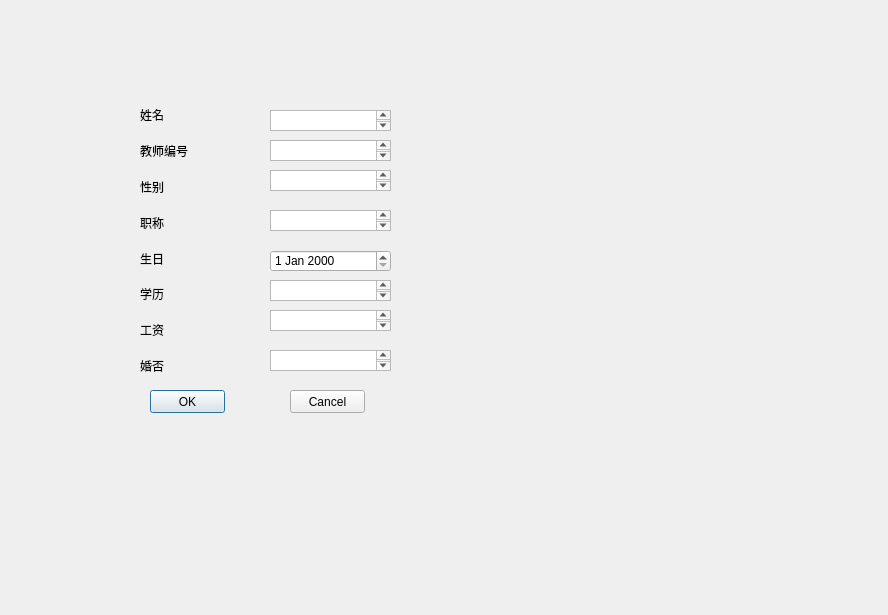
<?xml version="1.0" encoding="UTF-8"?>
<ui version="4.0">
 <class>AddTeacherDialog</class>
 <widget class="QDialog" name="AddTeacherDialog">
  <property name="geometry">
   <rect>
    <x>0</x>
    <y>0</y>
    <width>888</width>
    <height>615</height>
   </rect>
  </property>
  <property name="windowTitle">
   <string>Dialog</string>
  </property>
  <widget class="QPushButton" name="pushButtonAccept">
   <property name="geometry">
    <rect>
     <x>150</x>
     <y>390</y>
     <width>75</width>
     <height>23</height>
    </rect>
   </property>
   <property name="text">
    <string>OK</string>
   </property>
  </widget>
  <widget class="QPushButton" name="pushButtonCancel">
   <property name="geometry">
    <rect>
     <x>290</x>
     <y>390</y>
     <width>75</width>
     <height>23</height>
    </rect>
   </property>
   <property name="text">
    <string>Cancel</string>
   </property>
  </widget>
  <widget class="QTextEdit" name="textEditRank">
   <property name="geometry">
    <rect>
     <x>270</x>
     <y>210</y>
     <width>121</width>
     <height>21</height>
    </rect>
   </property>
  </widget>
  <widget class="QTextEdit" name="textEditSex">
   <property name="geometry">
    <rect>
     <x>270</x>
     <y>170</y>
     <width>121</width>
     <height>21</height>
    </rect>
   </property>
  </widget>
  <widget class="QTextEdit" name="textEditTeacherId">
   <property name="geometry">
    <rect>
     <x>270</x>
     <y>140</y>
     <width>121</width>
     <height>21</height>
    </rect>
   </property>
  </widget>
  <widget class="QTextEdit" name="textEditName">
   <property name="geometry">
    <rect>
     <x>270</x>
     <y>110</y>
     <width>121</width>
     <height>21</height>
    </rect>
   </property>
  </widget>
  <widget class="QDateEdit" name="dateEditBirthday">
   <property name="geometry">
    <rect>
     <x>270</x>
     <y>250</y>
     <width>121</width>
     <height>22</height>
    </rect>
   </property>
  </widget>
  <widget class="QTextEdit" name="textEditDegree">
   <property name="geometry">
    <rect>
     <x>270</x>
     <y>280</y>
     <width>121</width>
     <height>21</height>
    </rect>
   </property>
  </widget>
  <widget class="QTextEdit" name="textEditIsMarried">
   <property name="geometry">
    <rect>
     <x>270</x>
     <y>350</y>
     <width>121</width>
     <height>21</height>
    </rect>
   </property>
  </widget>
  <widget class="QTextEdit" name="textEditSalary">
   <property name="geometry">
    <rect>
     <x>270</x>
     <y>310</y>
     <width>121</width>
     <height>21</height>
    </rect>
   </property>
  </widget>
  <widget class="QWidget" name="widget" native="true">
   <property name="geometry">
    <rect>
     <x>140</x>
     <y>100</y>
     <width>121</width>
     <height>281</height>
    </rect>
   </property>
   <layout class="QVBoxLayout" name="verticalLayout">
    <item>
     <widget class="QLabel" name="label_2">
      <property name="text">
       <string>姓名</string>
      </property>
     </widget>
    </item>
    <item>
     <widget class="QLabel" name="label">
      <property name="text">
       <string>教师编号</string>
      </property>
     </widget>
    </item>
    <item>
     <widget class="QLabel" name="label_3">
      <property name="text">
       <string>性别</string>
      </property>
     </widget>
    </item>
    <item>
     <widget class="QLabel" name="label_5">
      <property name="text">
       <string>职称</string>
      </property>
     </widget>
    </item>
    <item>
     <widget class="QLabel" name="label_6">
      <property name="text">
       <string>生日</string>
      </property>
     </widget>
    </item>
    <item>
     <widget class="QLabel" name="label_7">
      <property name="text">
       <string>学历</string>
      </property>
     </widget>
    </item>
    <item>
     <widget class="QLabel" name="label_8">
      <property name="text">
       <string>工资</string>
      </property>
     </widget>
    </item>
    <item>
     <widget class="QLabel" name="label_9">
      <property name="text">
       <string>婚否</string>
      </property>
     </widget>
    </item>
   </layout>
  </widget>
 </widget>
 <resources/>
 <connections>
  <connection>
   <sender>pushButtonAccept</sender>
   <signal>clicked()</signal>
   <receiver>AddTeacherDialog</receiver>
   <slot>accept()</slot>
   <hints>
    <hint type="sourcelabel">
     <x>157</x>
     <y>141</y>
    </hint>
    <hint type="destinationlabel">
     <x>443</x>
     <y>307</y>
    </hint>
   </hints>
  </connection>
  <connection>
   <sender>pushButtonCancel</sender>
   <signal>clicked()</signal>
   <receiver>AddTeacherDialog</receiver>
   <slot>reject()</slot>
   <hints>
    <hint type="sourcelabel">
     <x>277</x>
     <y>141</y>
    </hint>
    <hint type="destinationlabel">
     <x>443</x>
     <y>307</y>
    </hint>
   </hints>
  </connection>
 </connections>
</ui>
